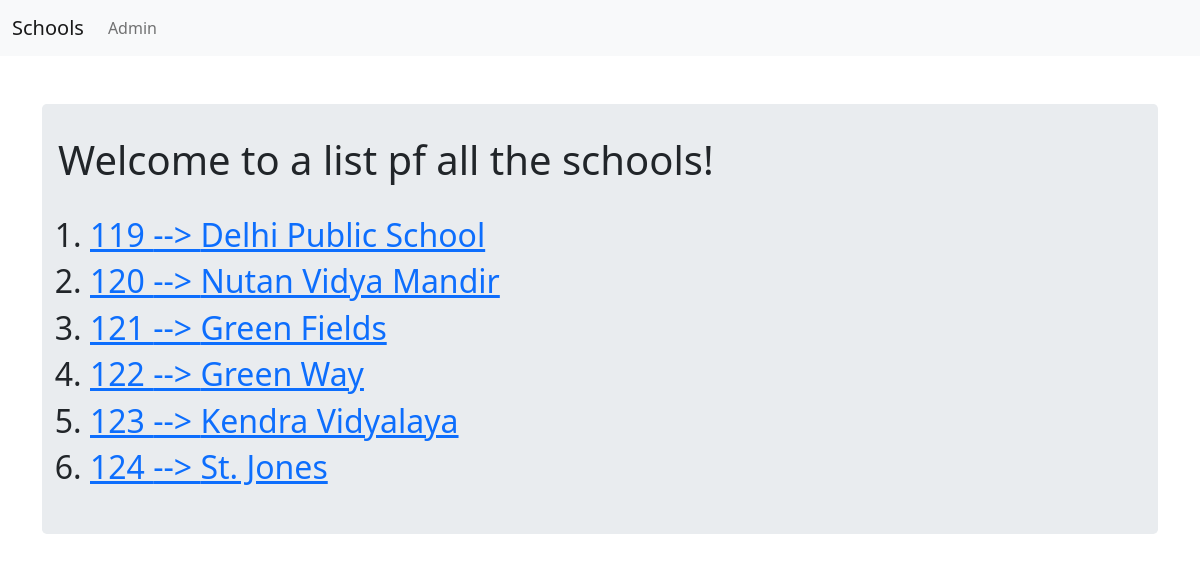
Page /cbv_app/ on the committed database.
### cbv_app/models.py (models this page shows, shortened)
class School(models.Model):
    name = models.CharField(max_length=255)
    principle = models.CharField(max_length=256)
    location = models.CharField(max_length = 256)

### cbv_app/views.py (the view)
# urls.py: path('',views.SchoolListView.as_view(),name='list'),
class SchoolListView(ListView):
    context_object_name = 'schools'
    model = models.School

### cbv_app/templates/cbv_app/school_list.html
{% extends "cbv_app/cbv_app_base.html" %}
{% block body_block %}
<div class="jumbotron">
    <h1>Welcome to a list pf all the schools!</h1><br>
    <ol>
    {% for school in schools %}
    <h2><li><a href = "{{school.id}}">{{ school.id }} --> {{school.name}}</a></li></h2>
    {% endfor %}
    </ol>
</div>
{% endblock %}

### cbv_app/templates/cbv_app/cbv_app_base.html (shortened to what this page needs)
<!DOCTYPE html>
<html lang="en">
<head>
    <link href="https://cdn.jsdelivr.net/npm/bootstrap@5.1.3/dist/css/bootstrap.min.css" rel="stylesheet">
</head>
<body>
<nav class="navbar navbar-expand-lg navbar-light bg-light">
  <div class="container-fluid">
    <a class="navbar-brand" href="{% url 'cbv_app:list' %}">Schools</a>
    <div class="collapse navbar-collapse" id="navbarNav">
      <ul class="navbar-nav">
        <li class="nav-item">
          <a class="nav-link" href="{% url 'admin:index' %}">Admin</a>
        </li>
      </ul>
    </div>
  </div>
</nav><br>
<div class="container"><br>
    {% block body_block %}
    {% endblock %}
</div>
</body>
</html>

### cbv_app/templates/cbv_app/cbv_app_base.html (style rules this page uses)
.jumbotron { padding: 2rem 1rem; margin-bottom: 2rem; background-color: #e9ecef; border-radius: .3rem; }

### rows in the picture
School: id "119", name "Delhi Public School"
School: id "120", name "Nutan Vidya Mandir"
School: id "121", name "Green Fields"
School: id "122", name "Green Way"
School: id "123", name "Kendra Vidyalaya"
School: id "124", name "St. Jones"
